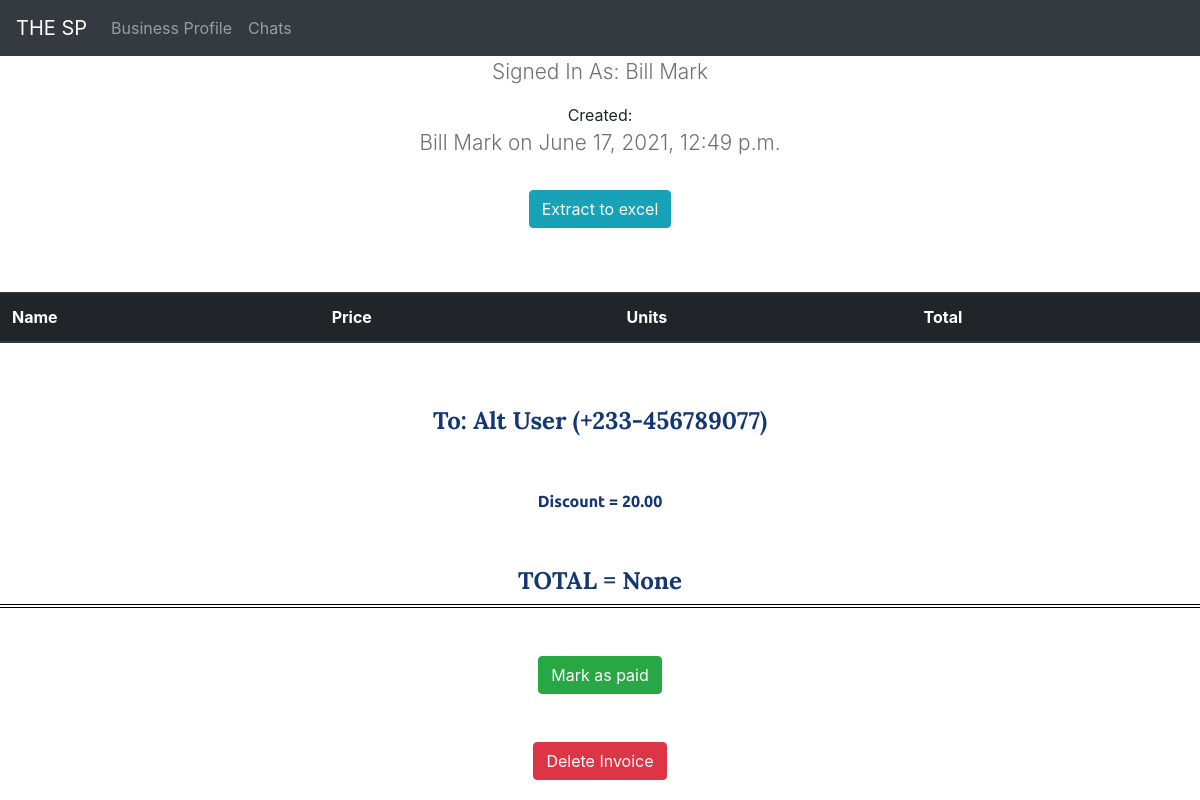
Page /business/the business/manage_invoice/45/ (signed in) on the committed database.
### user/models.py (models this page shows, shortened)
class User(AbstractUser):
    first_name = models.CharField(max_length=50, null=True)
    last_name = models.CharField(max_length=50, null=True)
    other_names = models.CharField(max_length=50, null=True, blank=True, default=" ")
    email = models.EmailField(unique=True)
    country_code = models.CharField(max_length=30,default="233",blank=True)
    phone_number = models.CharField(max_length=30, unique=True)
    profile_picture = models.ImageField(null=True,upload_to=profile_image_upload_dir)

### invoice/models.py (models this page shows, shortened)
class Invoice(models.Model):
    business = models.ForeignKey(Business, on_delete=models.SET_NULL, null=True, related_name="sale_invoices")
    business_name = models.CharField(max_length=30, blank=True)
    sales_agent = models.ForeignKey(Employee, on_delete = models.SET_NULL, null=True, related_name="created_invoices")
    sales_agent_name = models.CharField(max_length=30, blank=True)
    customer = models.ForeignKey(User, on_delete=models.SET_NULL, null=True, blank=True, related_name="purchase_invoices")
    customer_name = models.CharField(max_length=30, blank=True)
    customer_contact =  models.CharField(max_length=30, blank=True, null=True)
    total_cost = models.DecimalField(decimal_places=2,max_digits=12, blank=True, null=True)
    invoice_discount = models.DecimalField(decimal_places=2,max_digits=12, default=0)
    employee_created = models.BooleanField(default=False)
    paid = models.BooleanField(default=False)
    timestamp = models.DateTimeField(auto_now_add=True)
    class Meta:
        ordering = ['-timestamp','paid']

### invoice/views.py (the view, shortened to what this page needs)
# urls.py: path("business/<str:business_name>/manage_invoice/<int:invoice_id>/", views.manage_invoice, name="manage_invoice"),
@login_required(login_url = 'user:login')
def manage_invoice(request,business_name,invoice_id):
    business_name = business_name.lower()
    try:
        business = Business.objects.get(name = business_name)
    except Business.DoesNotExist:
        raise Http404
        return HttpResponse(status=403)
    is_employee,permissions = get_user_permissions(request.user,business)
    if is_employee:
        if "creator_access" in permissions or "make_sales" in permissions:
            invoice = Invoice.objects.get(business__name = business_name, id = invoice_id)
            if request.method == "POST":
                invoice.paid = True
                invoice.sales_agent = Employee.objects.get(business=business, employee=request.user)
                invoice.save()
                return HttpResponse(status = 200)
            if request.method == "DELETE":
                invoice.delete()
                return HttpResponse(status = 200)
            elif request.method == "GET":
                extract = False
                try:
                    print(request.GET["extract_csv"] )
                    if int(request.GET["extract_csv"]) == 1:
                        extract = True
                except:
                    pass
                context ={
                    "invoice":invoice,
                    "business":business
                }
                return render(request,'invoice/manage_invoice.html',context)
    raise Http404

### business/views.py (called while the page is built, shortened)
def get_user_permissions(user,business):
    is_employee = False
    permissions = []
    if business.creator == user:
        permissions.append("creator_access")
        is_employee = True
    return (is_employee, permissions)

### invoice/templates/invoice/manage_invoice.html (shortened to what this page needs)
{% extends 'theSP/layout.html' %}
{% load static %}
{% block body %}
{% include 'business/layout.html' %}
    <div class="text-center">
        Created: <p>{{invoice.sales_agent_name}} on {{invoice.timestamp}}</p>
    </div>
    <div class="container-center-row lone-btn">
        <form action="{% url 'invoice:manage_invoice' business_name=business.name invoice_id=invoice.id %}">
            <button class="btn btn-info" id="extract_data_csv">Extract to excel</button>
        </form>
    </div>
    <table class="table">
        <thead class="thead-dark">
            <tr>
                <th scope="col">Name</th>
                <th scope="col">Price</th>
                <th scope="col">Units</th>
                <th scope="col">Total</th>
            </tr>
        </thead>
    </table><br/><br/>
    <div class="text-center" style="text-transform: capitalize;">
        <h2>To: {{invoice.customer_name}} (+{{invoice.customer_contact}})</h2>
    </div><br/><br/>
    <div class="text-center">
        <h3>Discount = {{invoice.invoice_discount}}</h3>
    </div><br/><br/>
    <div class="text-center" style="width: 100%; border-bottom: 4px double black;">
         <h2 >TOTAL = {{invoice.total_cost}} </h2>
    </div><br/><br/>
    <div id="payment_status">
        {% if invoice.paid %}
        <div id="invoice-paid-stamp">
            <p>Paid</p>
        </div>
        {% else %}
        <div class="container-center-row">
            <button id="pay_invoice" class="btn btn-success">Mark as paid</button>
        </div><br/><br/>
        <div class="container-center-row">
            <button id="delete_invoice" class="btn btn-danger">Delete Invoice</button>
        </div>
        {% endif %}
    </div>
{% endblock body %}

### business/templates/business/layout.html (shortened to what this page needs)
<nav class="navbar navbar-expand-lg navbar-dark bg-dark" style="z-index: 100;">
    <a class="navbar-brand" href="{% url 'inventory:index' %}">THE SP</a>
    <div class="collapse navbar-collapse" id="navbarLayout">
        <ul class="navbar-nav mr-auto">
            {% if not request.user.is_authenticated %}
                <li class="nav-item">
                    <a class="nav-link" href="{% url 'user:login' %}">Login</a>
                </li>
            {% else %}
                <li {% if page == "profile" %} class="nav-iten active" {% else %} class="nav-item" {% endif %}>
                    <a class="nav-link" href="{% url 'business:business_admin' business_name=business.name  page='profile' %}">
                        Business Profile
                    </a>
                </li>
                <li {% if page == "chat" %} class="nav-iten active" {% else %} class="nav-item" {% endif %}>
                    <a class="nav-link" href="{% url 'chat:admin_chat' business_name=business.name %}">
                        Chats
                    </a>
                </li>
            {% endif %}
        </ul>
    </div>
</nav>
{% if not page == "profile" %}
    <div class="container-center-row name_tag">
        <p>Signed In As: {{request.user.first_name}} {{request.user.last_name}} </p>
    </div>
{% endif %}

### static/css/style1.css (style rules this page uses)
* { margin: 0; padding: 0; -webkit-box-sizing: border-box; box-sizing: border-box; }
h2, h4 { font-family: "lora", serif; font-weight: 700; color: #143774; font-size: 1.5rem; }
h3 { font-weight: bold; font-family: "Ubuntu", sans-serif; color: #143774; font-size: 1rem; }
p { color: #707070; font-size: 1.3rem; font-weight: 300; }
a, .btn-link { text-decoration: none; }
button { font-weight: 600; }
.container-center-row { display: -webkit-box; display: -ms-flexbox; display: flex; -webkit-box-orient: horizontal; -webkit-box-direction: normal; -ms-flex-direction: row; flex-direction: row; -webkit-box-pack: center; -ms-flex-pack: center; justify-content: center; -webkit-box-align: center; -ms-flex-align: center; align-items: center; }
form { margin-bottom: 2em; }
.lone-btn { margin-top: 2em; margin-bottom: 2em; }

### rows in the picture
User: user.first_name "Bill", user.last_name "Mark"
Invoice: sales_agent_name "Bill Mark", timestamp "June 17, 2021, 12:49 p.m.", customer_name "Alt User", customer_contact "233-456789077", invoice_discount "20.00", total_cost "None"
